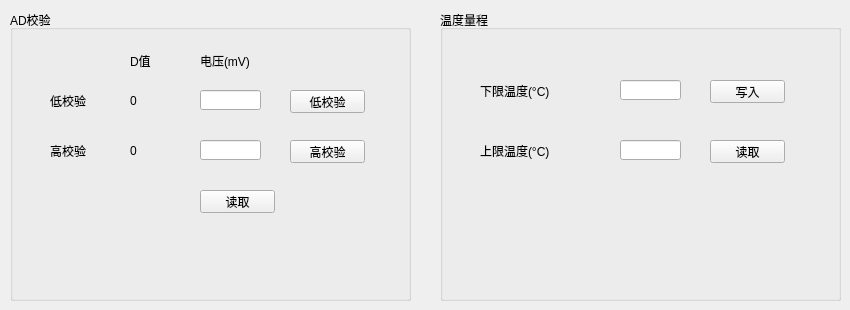
   <widget class="QWidget" name="tab_3">
    <attribute name="title">
     <string>AD校验及温度量程</string>
    </attribute>
    <widget class="QGroupBox" name="groupBox">
     <property name="geometry">
      <rect>
       <x>10</x>
       <y>10</y>
       <width>401</width>
       <height>291</height>
      </rect>
     </property>
     <property name="title">
      <string>AD校验</string>
     </property>
     <widget class="QLabel" name="label_36">
      <property name="geometry">
       <rect>
        <x>40</x>
        <y>80</y>
        <width>51</width>
        <height>21</height>
       </rect>
      </property>
      <property name="text">
       <string>低校验</string>
      </property>
     </widget>
     <widget class="QLabel" name="label_37">
      <property name="geometry">
       <rect>
        <x>40</x>
        <y>130</y>
        <width>51</width>
        <height>21</height>
       </rect>
      </property>
      <property name="text">
       <string>高校验</string>
      </property>
     </widget>
     <widget class="QLabel" name="label_38">
      <property name="geometry">
       <rect>
        <x>120</x>
        <y>40</y>
        <width>31</width>
        <height>21</height>
       </rect>
      </property>
      <property name="text">
       <string>D值</string>
      </property>
     </widget>
     <widget class="QLabel" name="label_39">
      <property name="geometry">
       <rect>
        <x>190</x>
        <y>40</y>
        <width>71</width>
        <height>21</height>
       </rect>
      </property>
      <property name="text">
       <string>电压(mV)</string>
      </property>
     </widget>
     <widget class="QLabel" name="label_ADcaliDLow">
      <property name="geometry">
       <rect>
        <x>120</x>
        <y>80</y>
        <width>61</width>
        <height>21</height>
       </rect>
      </property>
      <property name="text">
       <string>0</string>
      </property>
     </widget>
     <widget class="QLabel" name="label_ADcaliDHigh">
      <property name="geometry">
       <rect>
        <x>120</x>
        <y>130</y>
        <width>51</width>
        <height>21</height>
       </rect>
      </property>
      <property name="text">
       <string>0</string>
      </property>
     </widget>
     <widget class="QLineEdit" name="lineEdit_ADcaliVLow">
      <property name="geometry">
       <rect>
        <x>190</x>
        <y>80</y>
        <width>61</width>
        <height>20</height>
       </rect>
      </property>
     </widget>
     <widget class="QLineEdit" name="lineEdit_ADcaliVHigh">
      <property name="geometry">
       <rect>
        <x>190</x>
        <y>130</y>
        <width>61</width>
        <height>20</height>
       </rect>
      </property>
     </widget>
     <widget class="QPushButton" name="pushButton_ADcaliLow">
      <property name="geometry">
       <rect>
        <x>280</x>
        <y>80</y>
        <width>75</width>
        <height>23</height>
       </rect>
      </property>
      <property name="font">
       <font>
        <pointsize>9</pointsize>
       </font>
      </property>
      <property name="text">
       <string>低校验</string>
      </property>
     </widget>
     <widget class="QPushButton" name="pushButton_ADcaliHigh">
      <property name="geometry">
       <rect>
        <x>280</x>
        <y>130</y>
        <width>75</width>
        <height>23</height>
       </rect>
      </property>
      <property name="font">
       <font>
        <pointsize>9</pointsize>
       </font>
      </property>
      <property name="text">
       <string>高校验</string>
      </property>
     </widget>
     <widget class="QPushButton" name="pushButton_ADcaliRead">
      <property name="geometry">
       <rect>
        <x>190</x>
        <y>180</y>
        <width>75</width>
        <height>23</height>
       </rect>
      </property>
      <property name="font">
       <font>
        <pointsize>9</pointsize>
       </font>
      </property>
      <property name="text">
       <string>读取</string>
      </property>
     </widget>
    </widget>
    <widget class="QGroupBox" name="groupBox_2">
     <property name="geometry">
      <rect>
       <x>440</x>
       <y>10</y>
       <width>401</width>
       <height>291</height>
      </rect>
     </property>
     <property name="title">
      <string>温度量程</string>
     </property>
     <widget class="QLabel" name="label_42">
      <property name="geometry">
       <rect>
        <x>40</x>
        <y>70</y>
        <width>101</width>
        <height>21</height>
       </rect>
      </property>
      <property name="text">
       <string>下限温度(°C)</string>
      </property>
     </widget>
     <widget class="QLabel" name="label_43">
      <property name="geometry">
       <rect>
        <x>40</x>
        <y>130</y>
        <width>111</width>
        <height>21</height>
       </rect>
      </property>
      <property name="text">
       <string>上限温度(°C)</string>
      </property>
     </widget>
     <widget class="QLineEdit" name="lineEdit_TRangeLow">
      <property name="geometry">
       <rect>
        <x>180</x>
        <y>70</y>
        <width>61</width>
        <height>20</height>
       </rect>
      </property>
     </widget>
     <widget class="QLineEdit" name="lineEdit_TRangeHigh">
      <property name="geometry">
       <rect>
        <x>180</x>
        <y>130</y>
        <width>61</width>
        <height>20</height>
       </rect>
      </property>
     </widget>
     <widget class="QPushButton" name="pushButton_TRangeWrite">
      <property name="geometry">
       <rect>
        <x>270</x>
        <y>70</y>
        <width>75</width>
        <height>23</height>
       </rect>
      </property>
      <property name="font">
       <font>
        <pointsize>9</pointsize>
       </font>
      </property>
      <property name="text">
       <string>写入</string>
      </property>
     </widget>
     <widget class="QPushButton" name="pushButton_TRangeRead">
      <property name="geometry">
       <rect>
        <x>270</x>
        <y>130</y>
        <width>75</width>
        <height>23</height>
       </rect>
      </property>
      <property name="font">
       <font>
        <pointsize>9</pointsize>
       </font>
      </property>
      <property name="text">
       <string>读取</string>
      </property>
     </widget>
    </widget>
   </widget>
